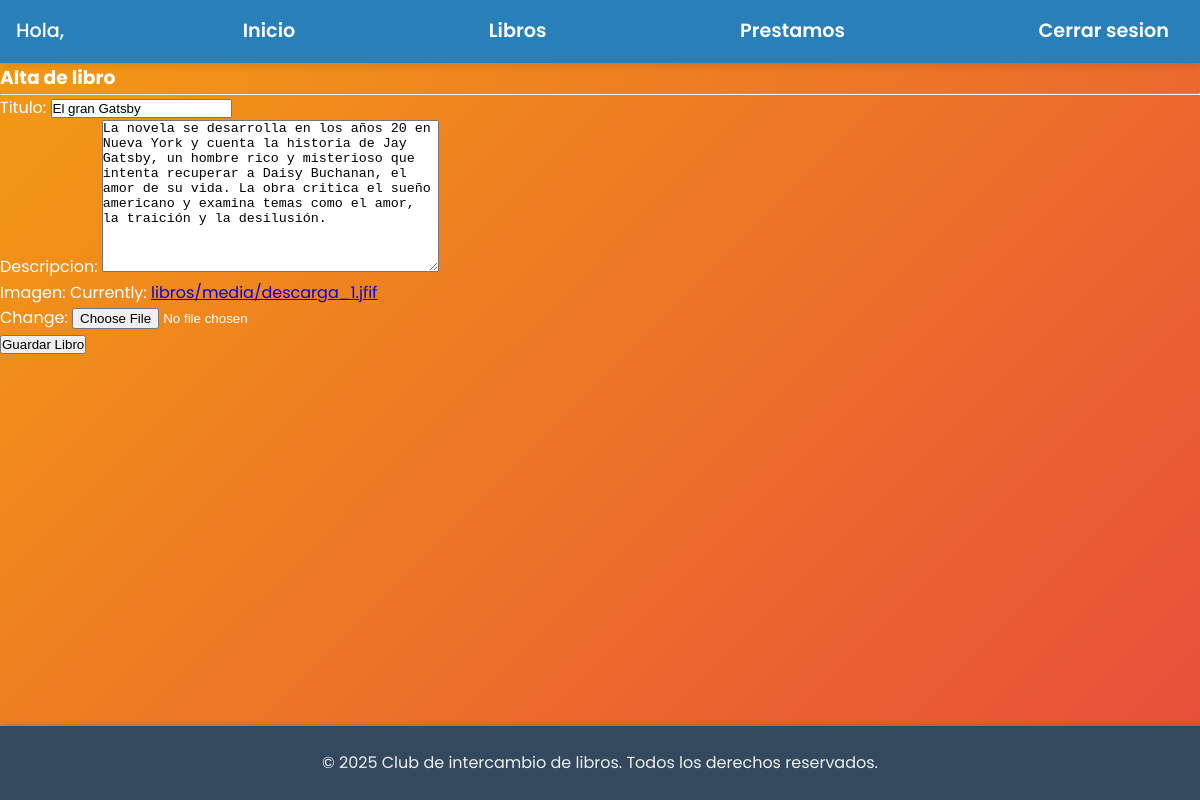
Screenshot of /libros/editar/12 with the database file from the repository.
### libros/models.py (models this page shows, shortened)
class Libro(models.Model):
    libro_id = models.AutoField(primary_key=True)
    titulo = models.CharField(max_length=200)
    imagen = models.ImageField(upload_to='libros/media')
    descripcion = models.TextField()
    usuario = models.ForeignKey(Usuario, on_delete=models.CASCADE)

### libros/views.py (the view)
# urls.py: path("editar/<int:libro_id>", views.editar, name="editar"),
def editar(request,libro_id):
    libro = Libro.objects.get(libro_id=libro_id)
    if request.method == 'POST':
        form = LibroForm(request.POST, request.FILES, instance=libro)
        if form.is_valid():
            form.save()
            return redirect('libros:index')  # Redirige a la lista de libros, por ejemplo.
    else:
        form = LibroForm(instance=libro)
    return render(request, 'alta_libro.html', {'form': form})

### libros/forms.py
class LibroForm(forms.ModelForm):
    class Meta:
        model = Libro
        fields = ['titulo', 'descripcion', 'imagen']

### libros/templates/alta_libro.html (shortened to what this page needs)
{% extends 'base.html' %}
{% block content %}
<h3>Alta de libro</h3>
<hr>
<form method="post" enctype="multipart/form-data">
    {{ form.as_p }}
    <button type="submit">Guardar Libro</button>
</form>
{% endblock %}

### libros/static/css/style.css (style rules this page uses)
* { margin: 0; padding: 0; box-sizing: border-box; }
body { font-family: 'Poppins', sans-serif; background-color: #f1f2f6; color: #333; line-height: 1.6; min-height: 100vh; display: flex; flex-direction: column; background-image: linear-gradient(135deg, #f39c12, #e74c3c); color: white; }

### rows the page displays
Libro: titulo "El gran Gatsby", descripcion "La novela se desarrolla en los años 20 en Nueva York y cuenta la historia de Jay Gatsby, un hombre rico y misterioso que intenta recuperar a Daisy Buchanan, el amor de su vida. La obra critica el sueño americano y examina temas como el amor, la traición y la desilusión."
